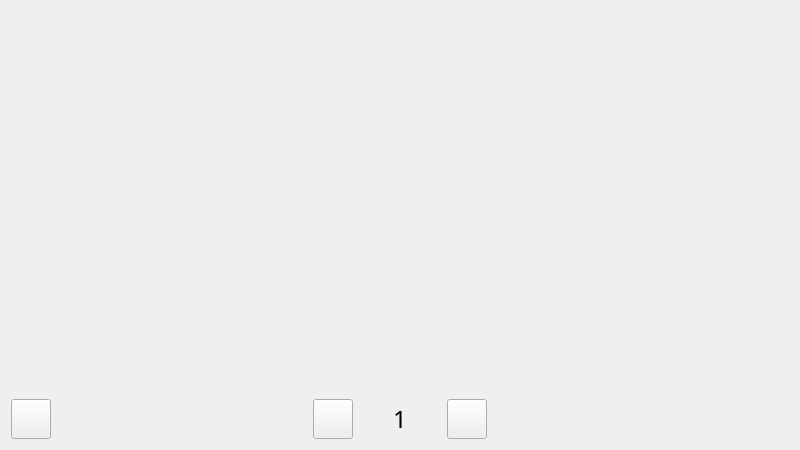
<?xml version="1.0" encoding="UTF-8"?>
<ui version="4.0">
 <class>CardShowClass</class>
 <widget class="QWidget" name="CardShowClass">
  <property name="geometry">
   <rect>
    <x>0</x>
    <y>0</y>
    <width>800</width>
    <height>450</height>
   </rect>
  </property>
  <property name="windowTitle">
   <string>Form</string>
  </property>
  <layout class="QGridLayout" name="gridLayout">
   <item row="0" column="0">
    <widget class="QWidget" name="widget" native="true">
     <property name="sizePolicy">
      <sizepolicy hsizetype="Expanding" vsizetype="Expanding">
       <horstretch>0</horstretch>
       <verstretch>0</verstretch>
      </sizepolicy>
     </property>
    </widget>
   </item>
   <item row="0" column="1">
    <widget class="QWidget" name="widget_2" native="true">
     <property name="sizePolicy">
      <sizepolicy hsizetype="Expanding" vsizetype="Expanding">
       <horstretch>0</horstretch>
       <verstretch>0</verstretch>
      </sizepolicy>
     </property>
    </widget>
   </item>
   <item row="0" column="2">
    <widget class="QWidget" name="widget_3" native="true">
     <property name="sizePolicy">
      <sizepolicy hsizetype="Expanding" vsizetype="Expanding">
       <horstretch>0</horstretch>
       <verstretch>0</verstretch>
      </sizepolicy>
     </property>
    </widget>
   </item>
   <item row="1" column="0">
    <spacer name="verticalSpacer">
     <property name="orientation">
      <enum>Qt::Vertical</enum>
     </property>
     <property name="sizeType">
      <enum>QSizePolicy::Fixed</enum>
     </property>
     <property name="sizeHint" stdset="0">
      <size>
       <width>20</width>
       <height>20</height>
      </size>
     </property>
    </spacer>
   </item>
   <item row="1" column="1">
    <spacer name="verticalSpacer_2">
     <property name="orientation">
      <enum>Qt::Vertical</enum>
     </property>
     <property name="sizeType">
      <enum>QSizePolicy::Fixed</enum>
     </property>
     <property name="sizeHint" stdset="0">
      <size>
       <width>20</width>
       <height>20</height>
      </size>
     </property>
    </spacer>
   </item>
   <item row="1" column="2">
    <spacer name="verticalSpacer_3">
     <property name="orientation">
      <enum>Qt::Vertical</enum>
     </property>
     <property name="sizeType">
      <enum>QSizePolicy::Fixed</enum>
     </property>
     <property name="sizeHint" stdset="0">
      <size>
       <width>20</width>
       <height>20</height>
      </size>
     </property>
    </spacer>
   </item>
   <item row="2" column="0" colspan="3">
    <layout class="QHBoxLayout" name="horizontalLayout_3">
     <property name="spacing">
      <number>0</number>
     </property>
     <property name="sizeConstraint">
      <enum>QLayout::SetFixedSize</enum>
     </property>
     <item>
      <widget class="QPushButton" name="pushButton_back">
       <property name="minimumSize">
        <size>
         <width>40</width>
         <height>40</height>
        </size>
       </property>
       <property name="maximumSize">
        <size>
         <width>40</width>
         <height>40</height>
        </size>
       </property>
       <property name="text">
        <string/>
       </property>
      </widget>
     </item>
     <item>
      <spacer name="horizontalSpacer_5">
       <property name="orientation">
        <enum>Qt::Horizontal</enum>
       </property>
       <property name="sizeHint" stdset="0">
        <size>
         <width>40</width>
         <height>20</height>
        </size>
       </property>
      </spacer>
     </item>
     <item>
      <widget class="QPushButton" name="pushButton_l">
       <property name="maximumSize">
        <size>
         <width>40</width>
         <height>40</height>
        </size>
       </property>
       <property name="text">
        <string/>
       </property>
      </widget>
     </item>
     <item>
      <spacer name="horizontalSpacer_6">
       <property name="orientation">
        <enum>Qt::Horizontal</enum>
       </property>
       <property name="sizeType">
        <enum>QSizePolicy::Fixed</enum>
       </property>
       <property name="sizeHint" stdset="0">
        <size>
         <width>40</width>
         <height>20</height>
        </size>
       </property>
      </spacer>
     </item>
     <item>
      <widget class="QLabel" name="label">
       <property name="font">
        <font>
         <family>微软雅黑</family>
         <pointsize>18</pointsize>
         <weight>50</weight>
         <bold>false</bold>
        </font>
       </property>
       <property name="text">
        <string>1</string>
       </property>
      </widget>
     </item>
     <item>
      <spacer name="horizontalSpacer_7">
       <property name="orientation">
        <enum>Qt::Horizontal</enum>
       </property>
       <property name="sizeType">
        <enum>QSizePolicy::Fixed</enum>
       </property>
       <property name="sizeHint" stdset="0">
        <size>
         <width>40</width>
         <height>20</height>
        </size>
       </property>
      </spacer>
     </item>
     <item>
      <widget class="QPushButton" name="pushButton_r">
       <property name="sizePolicy">
        <sizepolicy hsizetype="Fixed" vsizetype="Fixed">
         <horstretch>0</horstretch>
         <verstretch>0</verstretch>
        </sizepolicy>
       </property>
       <property name="maximumSize">
        <size>
         <width>40</width>
         <height>40</height>
        </size>
       </property>
       <property name="text">
        <string/>
       </property>
      </widget>
     </item>
     <item>
      <spacer name="horizontalSpacer_8">
       <property name="orientation">
        <enum>Qt::Horizontal</enum>
       </property>
       <property name="sizeHint" stdset="0">
        <size>
         <width>40</width>
         <height>20</height>
        </size>
       </property>
      </spacer>
     </item>
     <item>
      <spacer name="horizontalSpacer_9">
       <property name="orientation">
        <enum>Qt::Horizontal</enum>
       </property>
       <property name="sizeType">
        <enum>QSizePolicy::Fixed</enum>
       </property>
       <property name="sizeHint" stdset="0">
        <size>
         <width>40</width>
         <height>20</height>
        </size>
       </property>
      </spacer>
     </item>
    </layout>
   </item>
  </layout>
 </widget>
 <resources/>
 <connections/>
</ui>
